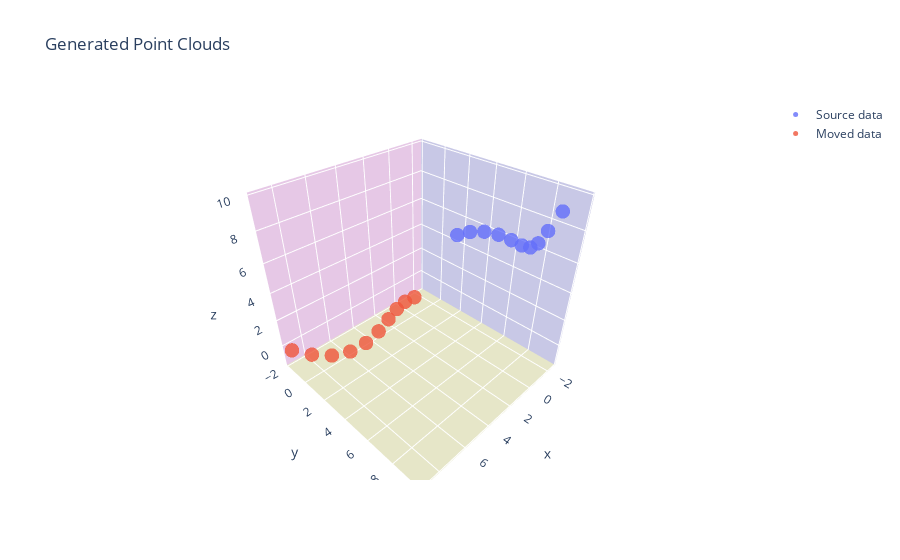

Notebook cell for this chart:
### Code cell
shift =  np.array([[-2], [2], [5]])
Xangle = pi/7
Yangle = pi/4
Zangle = pi/2
angle =  np.array([Xangle, Yangle, Zangle])
movedData, sourceData = generateSpiral(10, angle, shift)
plotData(sourceData, movedData, "Source data", "Moved data")

### Figure 1 — Plotly figure (JSON) as saved in the notebook; plotly's stock layout.template omitted (floating-point values rounded to 4 significant figures)
{"data": [{"marker": {"opacity": 0.8, "size": 5}, "mode": "markers", "name": "Source data", "type": "scatter3d", "x": [-2, -2.192, -2.391, -2.453, -2.279, -1.857, -1.28, -0.7257, -0.4043, -0.4875], "y": [2, 2.877, 3.839, 4.874, 5.929, 6.934, 7.822, 8.558, 9.157, 9.685], "z": [5, 5.485, 5.791, 5.947, 6.06, 6.278, 6.739, 7.515, 8.576, 9.784]}, {"marker": {"opacity": 0.8, "size": 5}, "mode": "markers", "name": "Moved data", "type": "scatter3d", "x": [0, 1, 2, 3, 4, 5, 6, 7, 8, 9], "y": [0, 0.09589, 0.3366, 0.5985, 0.7274, 0.5985, 0.1693, -0.4911, -1.211, -1.76], "z": [0, 0.1755, 0.2161, 0.04244, -0.3329, -0.8011, -1.188, -1.311, -1.046, -0.3794]}], "layout": {"scene": {"xaxis": {"backgroundcolor": "rgb(200, 200, 230)", "gridcolor": "white", "showbackground": true, "zerolinecolor": "white"}, "yaxis": {"backgroundcolor": "rgb(230, 200, 230)", "gridcolor": "white", "showbackground": true, "zerolinecolor": "white"}, "zaxis": {"backgroundcolor": "rgb(230, 230, 200)", "gridcolor": "white", "showbackground": true, "zerolinecolor": "white"}}, "title": {"text": "Generated Point Clouds"}}}
